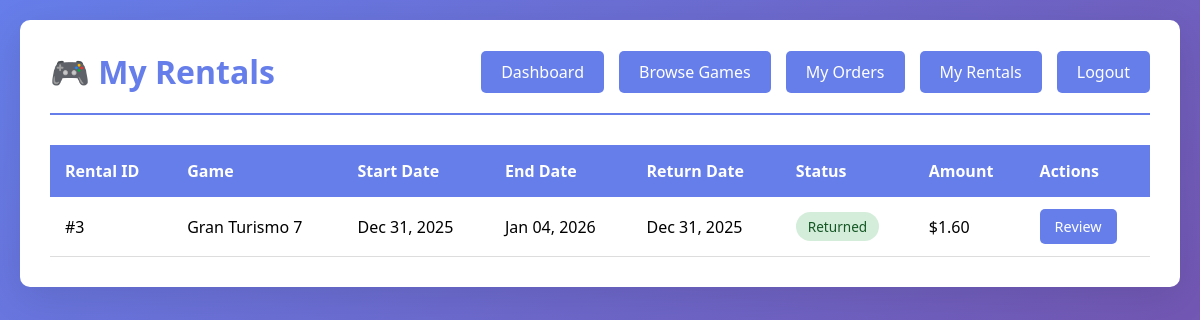
Screenshot of /user/my_rentals.php (signed in) with the database file from the repository.
### tables this page shows
CREATE TABLE `rental` (
  `RentalID` int(11) NOT NULL,
  `RenterID` int(11) NOT NULL,
  `ProductID` int(11) NOT NULL,
  `PaymentID` int(11) DEFAULT NULL,
  `StartDate` date NOT NULL,
  `EndDate` date DEFAULT NULL,
  `ReturnDate` date DEFAULT NULL,
  `Paid` tinyint(1) DEFAULT 0
);

CREATE TABLE `product` (
  `ProductID` int(11) NOT NULL,
  `SellerID` int(11) NOT NULL,
  `ProductName` varchar(150) NOT NULL,
  `Description` text DEFAULT NULL,
  `Price` decimal(10,2) DEFAULT NULL,
  `Availability` int(11) NOT NULL DEFAULT 0
);

CREATE TABLE `payment` (
  `PaymentID` int(11) NOT NULL,
  `UserID` int(11) NOT NULL,
  `Amount` decimal(10,2) NOT NULL,
  `Date` date NOT NULL,
  `Status` enum('success','failed','pending') DEFAULT NULL
);

### user/my_rentals.php (the view, shortened to what this page needs)
<?php
require_once '../config.php';
$user_id = $_SESSION['user_id'];
$stmt = $conn->prepare("SELECT r.*, p.ProductName, rp.DailyFee, rp.LateFee, pay.Amount as RentalAmount, pay.Status as PaymentStatus
    FROM Rental r
    JOIN Product p ON r.ProductID = p.ProductID
    JOIN RentableProduct rp ON r.ProductID = rp.ProductID
    LEFT JOIN Payment pay ON r.PaymentID = pay.PaymentID
    WHERE r.RenterID = ?
    ORDER BY r.StartDate DESC");
$stmt->bind_param("i", $user_id);
$stmt->execute();
$rentals = $stmt->get_result();
?>
<!DOCTYPE html>
<html lang="en">
<head>
    <link rel="stylesheet" href="../css/styles.css">
</head>
<body>
    <div class="container">
        <div class="header">
            <h1>🎮 My Rentals</h1>
            <div class="nav">
                <a href="dashboard.php">Dashboard</a>
                <a href="browse_games.php">Browse Games</a>
                <a href="my_orders.php">My Orders</a>
                <a href="my_rentals.php">My Rentals</a>
                <a href="../logout.php">Logout</a>
            </div>
        </div>
        <div class="table-container">
            <table>
                <thead>
                    <tr>
                        <th>Rental ID</th>
                        <th>Game</th>
                        <th>Start Date</th>
                        <th>End Date</th>
                        <th>Return Date</th>
                        <th>Status</th>
                        <th>Amount</th>
                        <th>Actions</th>
                    </tr>
                </thead>
                <tbody>
                    <?php if ($rentals->num_rows > 0): ?>
                        <?php while ($rental = $rentals->fetch_assoc()): ?>
                            <?php
                            $is_late = false;
                            $late_days = 0;
                            ?>
                            <tr <?php if ($is_late): ?>style="background: #fff3cd;"<?php endif; ?>>
                                <td>#<?php echo $rental['RentalID']; ?></td>
                                <td><?php echo htmlspecialchars($rental['ProductName']); ?></td>
                                <td><?php echo date('M d, Y', strtotime($rental['StartDate'])); ?></td>
                                <td><?php echo $rental['EndDate'] ? date('M d, Y', strtotime($rental['EndDate'])) : 'N/A'; ?></td>
                                <td>
                                    <?php if ($rental['ReturnDate']): ?>
                                        <?php echo date('M d, Y', strtotime($rental['ReturnDate'])); ?>
                                    <?php else: ?>
                                        <span style="color: #dc3545; font-weight: bold;">Not Returned</span>
                                    <?php endif; ?>
                                </td>
                                <td>
                                    <?php if ($rental['ReturnDate']): ?>
                                        <span class="status-badge status-available">Returned</span>
                                    <?php elseif ($is_late): ?>
                                        <span class="status-badge status-sold">LATE (<?php echo $late_days; ?> days)</span>
                                    <?php else: ?>
                                        <span class="status-badge status-rented">Active</span>
                                    <?php endif; ?>
                                </td>
                                <td>
                                    $<?php echo number_format($rental['RentalAmount'], 2); ?>
                                </td>
                                <td>
                                    <?php if (!$rental['ReturnDate']): ?>
                                        <a href="?return=<?php echo $rental['RentalID']; ?>"
                                           class="btn btn-success btn-small"
                                           onclick="return confirm('Are you sure you want to mark this rental as returned?')">
                                            Return Game
                                        </a>
                                    <?php else: ?>
                                        <a href="add_review.php?id=<?php echo $rental['ProductID']; ?>"
                                           class="btn btn-small">Review</a>
                                    <?php endif; ?>
                                </td>
                            </tr>
                        <?php endwhile; ?>
                    <?php else: ?>
                        <tr>
                            <td colspan="8" style="text-align: center;">No rentals yet</td>
                        </tr>
                    <?php endif; ?>
                </tbody>
            </table>
        </div>
    </div>
</body>
</html>

### css/styles.css (style rules this page uses)
* { margin: 0; padding: 0; box-sizing: border-box; }
body { font-family: 'Segoe UI', Tahoma, Geneva, Verdana, sans-serif; background: linear-gradient(135deg, #667eea 0%, #764ba2 100%); min-height: 100vh; padding: 20px; }
.container { max-width: 1200px; margin: 0 auto; background: white; padding: 30px; border-radius: 10px; box-shadow: 0 10px 40px rgba(0,0,0,0.1); }
.header { display: flex; justify-content: space-between; align-items: center; margin-bottom: 30px; padding-bottom: 20px; border-bottom: 2px solid #667eea; }
.header h1 { color: #667eea; font-size: 2em; }
.nav { display: flex; gap: 15px; }
.nav a, .btn { padding: 10px 20px; background: #667eea; color: white; text-decoration: none; border-radius: 5px; transition: background 0.3s; border: none; cursor: pointer; display: inline-block; }
.table-container { overflow-x: auto; margin-top: 20px; }
table { width: 100%; border-collapse: collapse; background: white; }
table th { background: #667eea; color: white; padding: 15px; text-align: left; }
table td { padding: 12px 15px; border-bottom: 1px solid #ddd; }
.btn-small { flex: 1; padding: 8px 15px; font-size: 0.9em; }
.status-badge { display: inline-block; padding: 5px 12px; border-radius: 15px; font-size: 0.85em; font-weight: 500; }
.status-available { background: #d4edda; color: #155724; }

### rows the page displays
rental: RentalID "3", product.ProductName "Gran Turismo 7", StartDate "Dec 31, 2025", EndDate "Jan 04, 2026", ReturnDate "Dec 31, 2025", shows "Returned", PaymentID.Amount "1.60"
